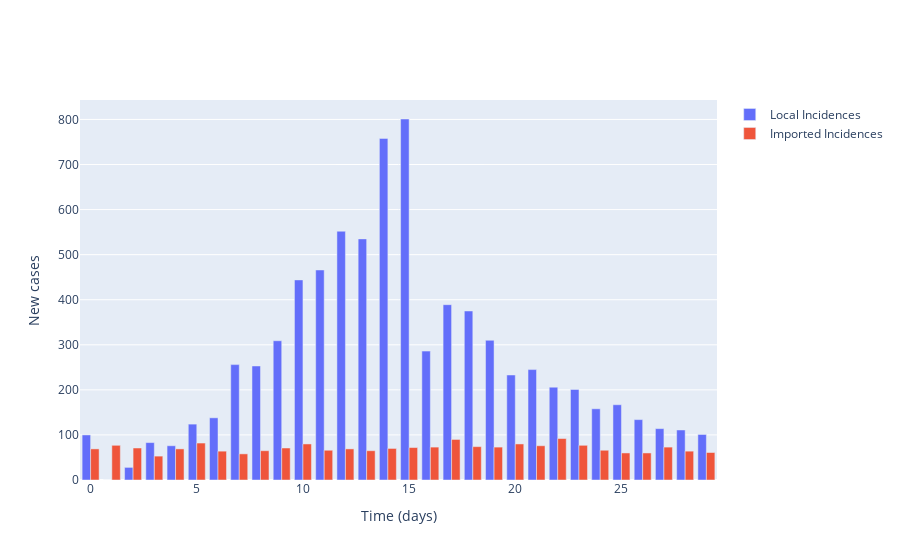

Notebook cell for this chart:
### Markdown cell above
## Plot local incidence numbers and imported cases

### Code cell
# Plot (bar chart cases each day)
fig = go.Figure()

# Plot of incidences
fig.add_trace(
    go.Bar(
        x=times,
        y=locally_infected_cases,
        name='Local Incidences'
    )
)

fig.add_trace(
    go.Bar(
        x=times,
        y=imported_cases,
        name='Imported Incidences'
    )
)

# Add axis labels
fig.update_layout(
    xaxis_title='Time (days)',
    yaxis_title='New cases'
)

fig.show()

### Figure 1 — Plotly figure (JSON) as saved in the notebook; plotly's stock layout.template omitted (floating-point values rounded to 4 significant figures)
{"data": [{"name": "Local Incidences", "type": "bar", "x": [0, 1, 2, 3, 4, 5, 6, 7, 8, 9, 10, 11, 12, 13, 14, 15, 16, 17, 18, 19, 20, 21, 22, 23, 24, 25, 26, 27, 28, 29], "y": [100, 0, 28, 83, 76, 124, 138, 256, 253, 309, 444, 466, 552, 535, 758, 801, 286, 389, 375, 310, 233, 245, 206, 201, 158, 167, 134, 114, 111, 101]}, {"name": "Imported Incidences", "type": "bar", "x": [0, 1, 2, 3, 4, 5, 6, 7, 8, 9, 10, 11, 12, 13, 14, 15, 16, 17, 18, 19, 20, 21, 22, 23, 24, 25, 26, 27, 28, 29], "y": [69, 77, 71, 53, 69, 82, 64, 58, 65, 71, 80, 66, 69, 65, 70, 72, 73, 90, 74, 73, 80, 76, 92, 77, 66, 60, 60, 73, 64, 61]}], "layout": {"xaxis": {"title": {"text": "Time (days)"}}, "yaxis": {"title": {"text": "New cases"}}}}
